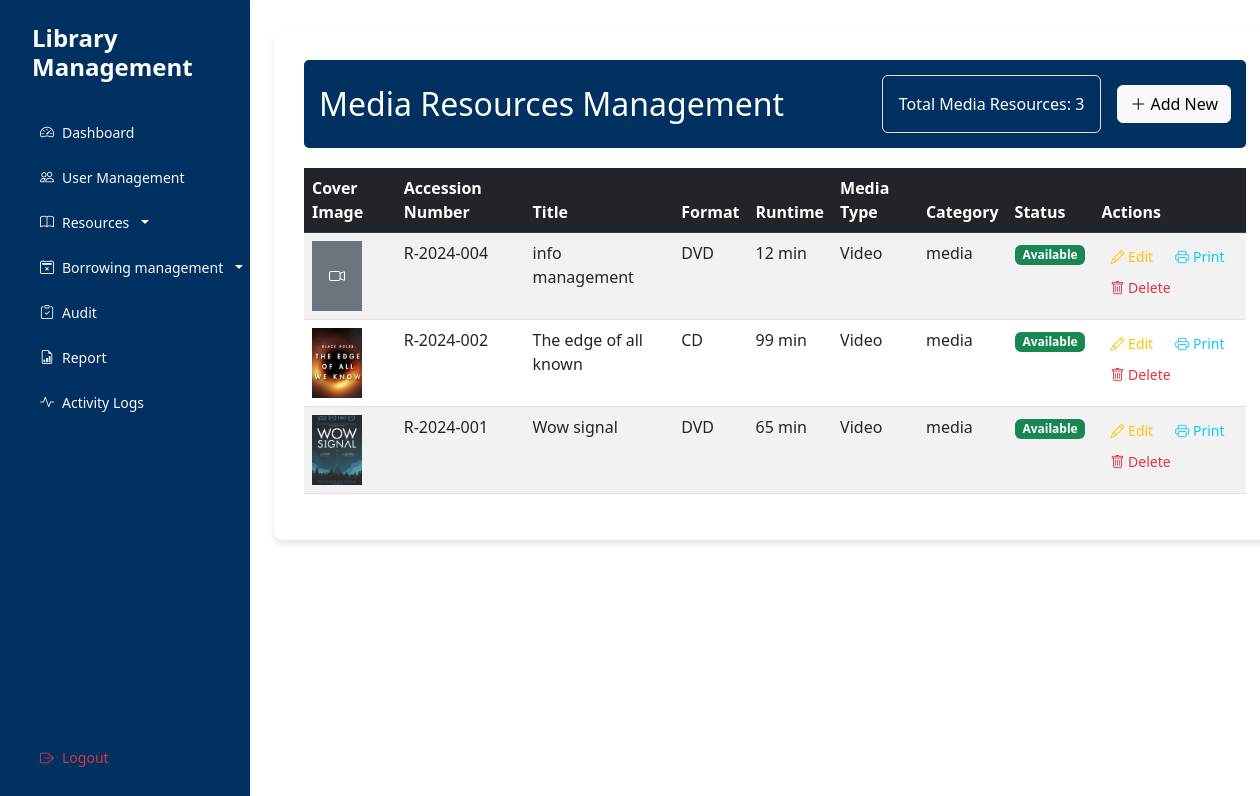
/interface/media-resources.php (signed in), run on an earlier commit of the app's database.
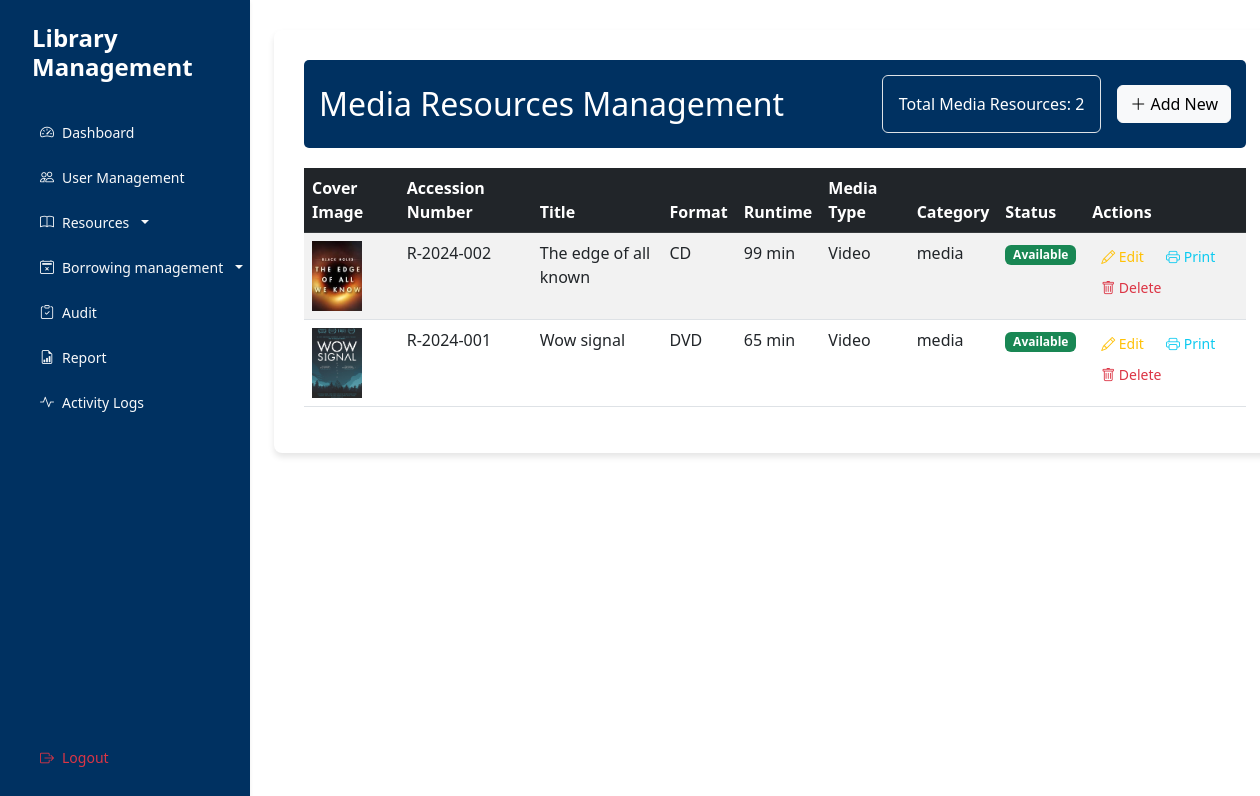
And on a later commit of the database.
### tables this page shows
CREATE TABLE `media_resources` (
  `media_id` int(11) NOT NULL,
  `resource_id` int(11) NOT NULL,
  `format` varchar(50) NOT NULL,
  `runtime` int(11) DEFAULT NULL,
  `media_type` varchar(50) NOT NULL
);

CREATE TABLE `library_resources` (
  `resource_id` int(11) NOT NULL,
  `title` varchar(255) NOT NULL,
  `accession_number` varchar(20) NOT NULL,
  `category` enum('book','periodical','media') NOT NULL,
  `status` enum('available','borrowed','maintenance') DEFAULT 'available',
  `created_at` timestamp NOT NULL DEFAULT current_timestamp(),
  `updated_at` timestamp NOT NULL DEFAULT current_timestamp() ON UPDATE current_timestamp(),
  `cover_image` varchar(255) DEFAULT NULL
);

### controller/MediaResourceController.php (called while the page is built, shortened)
<?php
require_once '../config/Database.php';
class MediaResourceController {
    private $conn;
    public function __construct() {
        $database = new Database();
        $this->conn = $database->getConnection();
    }
    public function getMediaResources() {
        try {
            $query = "SELECT lr.resource_id, lr.title, lr.accession_number, lr.category, lr.status, lr.cover_image,
                             mr.format, mr.runtime, mr.media_type
                      FROM library_resources lr
                      JOIN media_resources mr ON lr.resource_id = mr.resource_id
                      ORDER BY lr.created_at DESC";
            $stmt = $this->conn->prepare($query);
            $stmt->execute();
            return $stmt->fetchAll(PDO::FETCH_ASSOC);
        } catch (PDOException $e) {
            error_log("Get media resources error: " . $e->getMessage());
            return [];
        }
    }
}

### config/Database.php (called while the page is built, shortened)
<?php
class Database {
    private $host = "localhost";
    private $port = "3307";
    private $db_name = "library_management";
    private $username = "root";
    private $password = "";
    public function getConnection() {
        $this->conn = null;
        try {
            $this->conn = new PDO(
                "mysql:host=" . $this->host . ";port=" . $this->port . ";dbname=" . $this->db_name,
                $this->username,
                $this->password
            );
            $this->conn->setAttribute(PDO::ATTR_ERRMODE, PDO::ERRMODE_EXCEPTION);
        } catch(PDOException $e) {
            echo "Connection Error: " . $e->getMessage();
        }
        return $this->conn;
    }
}

### interface/media-resources.php (the view, shortened to what the changed rows need)
<?php
require_once '../controller/MediaResourceController.php';
$mediaController = new MediaResourceController();
$mediaResources = $mediaController->getMediaResources();
?>
<!DOCTYPE html>
<html lang="en">
<head>
    <link href="https://cdnjs.cloudflare.com/ajax/libs/bootstrap/5.3.0/css/bootstrap.min.css" rel="stylesheet">
    <link href="https://cdnjs.cloudflare.com/ajax/libs/bootstrap-icons/1.7.2/font/bootstrap-icons.min.css" rel="stylesheet">
</head>
<body>
    <div class="d-flex">
        <main class="col-md-9 ms-sm-auto col-lg-10 px-md-4">
            <div class="borrowing-monitoring-container">
                <div class="page-header d-flex justify-content-between align-items-center">
                    <h2 class="mb-0">
                        <i></i>Media Resources Management
                    </h2>
                    <div class="d-flex align-items-center">
                        <div class="box p-3 border rounded me-3">
                            <span>Total Media Resources: <?php echo count($mediaResources); ?></span>
                        </div>
                    </div>
                </div>
                <div class="table-responsive">
                    <table class="table table-striped table-hover">
                        <thead class="table-dark">
                            <tr>
                                <th>Cover Image</th>
                                <th>Accession Number</th>
                                <th>Title</th>
                                <th>Format</th>
                                <th>Runtime</th>
                                <th>Media Type</th>
                                <th>Category</th>
                                <th>Status</th>
                                <th>Actions</th>
                            </tr>
                        </thead>
                        <tbody>
                            <?php foreach ($mediaResources as $media): ?>
                            <tr>
                                <td>
                                    <?php if (!empty($media['cover_image'])): ?>
                                        <img src="../<?php echo htmlspecialchars($media['cover_image']); ?>"
                                             alt="Cover"
                                             style="width: 50px; height: 70px; object-fit: cover;"
                                             onerror="this.onerror=null; this.src='assets/images/default-cover.png';">
                                    <?php else: ?>
                                        <div class="bg-secondary text-white d-flex align-items-center justify-content-center"
                                             style="width: 50px; height: 70px;">
                                            <i class="bi bi-camera-video"></i>
                                        </div>
                                    <?php endif; ?>
                                </td>
                                <td><?php echo htmlspecialchars($media['accession_number']); ?></td>
                                <td><?php echo htmlspecialchars($media['title']); ?></td>
                                <td><?php echo htmlspecialchars($media['format']); ?></td>
                                <td><?php echo htmlspecialchars($media['runtime']); ?> min</td>
                                <td><?php echo htmlspecialchars($media['media_type']); ?></td>
                                <td><?php echo htmlspecialchars($media['category']); ?></td>
                                <td>
                                    <span class="badge
                                    <?php
                                    echo $media['status'] === 'available' ? 'bg-success' : 'bg-warning';
                                    ?>">
                                        <?php echo ucfirst(htmlspecialchars($media['status'])); ?>
                                    </span>
                                </td>
                                <td>
                                    <button class="btn btn-sm text-warning edit-media"
                                            data-bs-toggle="modal"
                                            data-bs-target="#mediaModal"
                                            data-media='<?php echo htmlspecialchars(json_encode($media)); ?>'>
                                        <i class="bi bi-pencil"></i> Edit
                                    </button>
                                    <button class="btn btn-sm text-info print-media"
                                            onclick="printMedia(<?php echo htmlspecialchars(json_encode($media)); ?>)">
                                        <i class="bi bi-printer"></i> Print
                                    </button>
                                    <form method="POST" class="d-inline" onsubmit="return confirm('Are you sure you want to delete this media resource?');">
                                        <button type="submit" class="btn btn-sm text-danger">
                                            <i class="bi bi-trash"></i> Delete
                                        </button>
                                    </form>
                                </td>
                            </tr>
                            <?php endforeach; ?>
                        </tbody>
                    </table>
                </div>
            </div>
        </main>
    </div>
</body>
</html>

What changed in the data, as far as the page shows it:
removed media_resources: resource.accession_number "R-2024-004", resource.title "info management", format "DVD", runtime "12", media_type "Video", resource.category "media", resource.status "Available"
Also different on the page:
count($mediaResources): "3" → "2"
